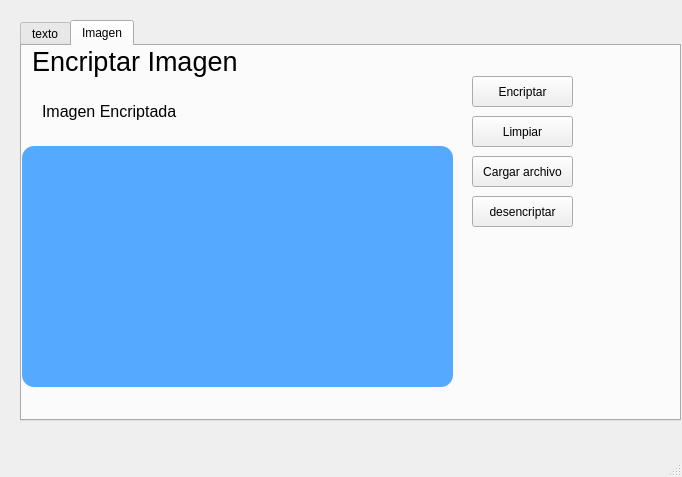
<?xml version="1.0" encoding="UTF-8"?>
<ui version="4.0">
 <class>frmEncriptar</class>
 <widget class="QMainWindow" name="frmEncriptar">
  <property name="geometry">
   <rect>
    <x>0</x>
    <y>0</y>
    <width>682</width>
    <height>477</height>
   </rect>
  </property>
  <property name="windowTitle">
   <string>MainWindow</string>
  </property>
  <widget class="QWidget" name="centralwidget">
   <widget class="QTabWidget" name="tabWidget">
    <property name="geometry">
     <rect>
      <x>20</x>
      <y>20</y>
      <width>661</width>
      <height>401</height>
     </rect>
    </property>
    <property name="currentIndex">
     <number>1</number>
    </property>
    <widget class="QWidget" name="tab">
     <attribute name="title">
      <string>texto</string>
     </attribute>
     <widget class="QLabel" name="label_3">
      <property name="geometry">
       <rect>
        <x>20</x>
        <y>260</y>
        <width>181</width>
        <height>21</height>
       </rect>
      </property>
      <property name="font">
       <font>
        <pointsize>12</pointsize>
       </font>
      </property>
      <property name="text">
       <string>Mensaje Encriptado</string>
      </property>
     </widget>
     <widget class="QPushButton" name="encriptar_2">
      <property name="geometry">
       <rect>
        <x>450</x>
        <y>40</y>
        <width>121</width>
        <height>31</height>
       </rect>
      </property>
      <property name="text">
       <string>Encriptar</string>
      </property>
      <property name="icon">
       <iconset>
        <normaloff>encriptar.png</normaloff>encriptar.png</iconset>
      </property>
     </widget>
     <widget class="QLabel" name="textoencriptado_2">
      <property name="geometry">
       <rect>
        <x>20</x>
        <y>290</y>
        <width>611</width>
        <height>61</height>
       </rect>
      </property>
      <property name="font">
       <font>
        <pointsize>10</pointsize>
       </font>
      </property>
      <property name="text">
       <string/>
      </property>
     </widget>
     <widget class="QPushButton" name="limpiar_2">
      <property name="geometry">
       <rect>
        <x>450</x>
        <y>80</y>
        <width>121</width>
        <height>31</height>
       </rect>
      </property>
      <property name="text">
       <string>Limpiar</string>
      </property>
      <property name="icon">
       <iconset>
        <normaloff>limpiar.png</normaloff>limpiar.png</iconset>
      </property>
     </widget>
     <widget class="QLabel" name="label_4">
      <property name="geometry">
       <rect>
        <x>10</x>
        <y>10</y>
        <width>151</width>
        <height>31</height>
       </rect>
      </property>
      <property name="font">
       <font>
        <pointsize>20</pointsize>
       </font>
      </property>
      <property name="text">
       <string>Mensaje</string>
      </property>
     </widget>
     <widget class="QTextEdit" name="contenido_2">
      <property name="geometry">
       <rect>
        <x>10</x>
        <y>50</y>
        <width>421</width>
        <height>191</height>
       </rect>
      </property>
     </widget>
     <widget class="QPushButton" name="cargar_2">
      <property name="geometry">
       <rect>
        <x>450</x>
        <y>120</y>
        <width>121</width>
        <height>31</height>
       </rect>
      </property>
      <property name="text">
       <string>Cargar archivo</string>
      </property>
      <property name="icon">
       <iconset>
        <normaloff>cargar.png</normaloff>cargar.png</iconset>
      </property>
     </widget>
     <widget class="QPushButton" name="guardar_2">
      <property name="geometry">
       <rect>
        <x>450</x>
        <y>160</y>
        <width>121</width>
        <height>31</height>
       </rect>
      </property>
      <property name="text">
       <string>Guardar Archivo</string>
      </property>
      <property name="icon">
       <iconset>
        <normaloff>guardar.png</normaloff>guardar.png</iconset>
      </property>
     </widget>
     <widget class="QPushButton" name="desencriptar">
      <property name="geometry">
       <rect>
        <x>450</x>
        <y>200</y>
        <width>121</width>
        <height>31</height>
       </rect>
      </property>
      <property name="text">
       <string>desencriptar</string>
      </property>
      <property name="icon">
       <iconset>
        <normaloff>desencriptar.png</normaloff>desencriptar.png</iconset>
      </property>
     </widget>
    </widget>
    <widget class="QWidget" name="tab_2">
     <attribute name="title">
      <string>Imagen</string>
     </attribute>
     <widget class="QLabel" name="label_2">
      <property name="geometry">
       <rect>
        <x>20</x>
        <y>50</y>
        <width>181</width>
        <height>31</height>
       </rect>
      </property>
      <property name="font">
       <font>
        <pointsize>12</pointsize>
       </font>
      </property>
      <property name="text">
       <string>Imagen Encriptada</string>
      </property>
     </widget>
     <widget class="QPushButton" name="encriptar">
      <property name="geometry">
       <rect>
        <x>450</x>
        <y>30</y>
        <width>101</width>
        <height>31</height>
       </rect>
      </property>
      <property name="text">
       <string>Encriptar</string>
      </property>
     </widget>
     <widget class="QLabel" name="imagenEncriptada">
      <property name="geometry">
       <rect>
        <x>0</x>
        <y>100</y>
        <width>431</width>
        <height>241</height>
       </rect>
      </property>
      <property name="font">
       <font>
        <pointsize>10</pointsize>
       </font>
      </property>
      <property name="styleSheet">
       <string notr="true">background-color: rgb(85, 170, 255);
border-radius: 12px;</string>
      </property>
      <property name="text">
       <string/>
      </property>
     </widget>
     <widget class="QPushButton" name="limpiar">
      <property name="geometry">
       <rect>
        <x>450</x>
        <y>70</y>
        <width>101</width>
        <height>31</height>
       </rect>
      </property>
      <property name="text">
       <string>Limpiar</string>
      </property>
     </widget>
     <widget class="QLabel" name="label">
      <property name="geometry">
       <rect>
        <x>10</x>
        <y>0</y>
        <width>261</width>
        <height>31</height>
       </rect>
      </property>
      <property name="font">
       <font>
        <pointsize>20</pointsize>
       </font>
      </property>
      <property name="text">
       <string>Encriptar Imagen</string>
      </property>
     </widget>
     <widget class="QPushButton" name="cargar">
      <property name="geometry">
       <rect>
        <x>450</x>
        <y>110</y>
        <width>101</width>
        <height>31</height>
       </rect>
      </property>
      <property name="text">
       <string>Cargar archivo</string>
      </property>
     </widget>
     <widget class="QPushButton" name="desencriptarImagen">
      <property name="geometry">
       <rect>
        <x>450</x>
        <y>150</y>
        <width>101</width>
        <height>31</height>
       </rect>
      </property>
      <property name="text">
       <string>desencriptar</string>
      </property>
     </widget>
    </widget>
   </widget>
  </widget>
  <widget class="QMenuBar" name="menubar">
   <property name="geometry">
    <rect>
     <x>0</x>
     <y>0</y>
     <width>682</width>
     <height>26</height>
    </rect>
   </property>
  </widget>
  <widget class="QStatusBar" name="statusbar"/>
 </widget>
 <resources/>
 <connections/>
</ui>
